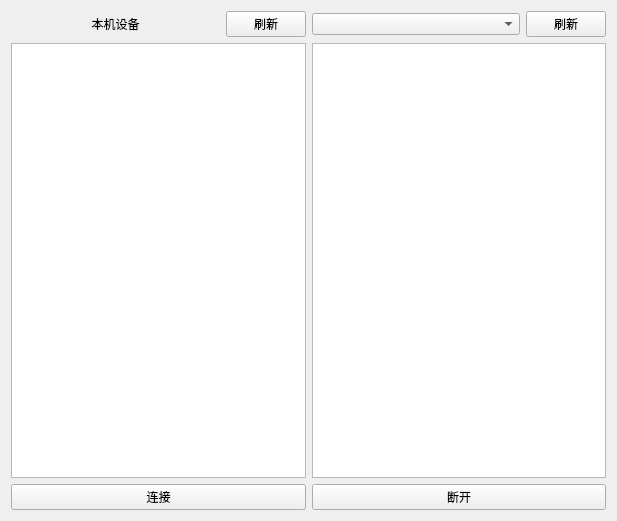
<?xml version="1.0" encoding="UTF-8"?>
<ui version="4.0">
 <class>XuiConsoleBall</class>
 <widget class="QWidget" name="XuiConsoleBall">
  <property name="geometry">
   <rect>
    <x>0</x>
    <y>0</y>
    <width>617</width>
    <height>521</height>
   </rect>
  </property>
  <property name="windowTitle">
   <string>Form</string>
  </property>
  <layout class="QGridLayout" name="gridLayout">
   <item row="1" column="0" colspan="2">
    <widget class="QListWidget" name="listWidget"/>
   </item>
   <item row="0" column="1">
    <widget class="QPushButton" name="pushButton">
     <property name="sizePolicy">
      <sizepolicy hsizetype="Fixed" vsizetype="Fixed">
       <horstretch>0</horstretch>
       <verstretch>0</verstretch>
      </sizepolicy>
     </property>
     <property name="text">
      <string>刷新</string>
     </property>
    </widget>
   </item>
   <item row="0" column="4">
    <widget class="QPushButton" name="pushButton_2">
     <property name="sizePolicy">
      <sizepolicy hsizetype="Fixed" vsizetype="Fixed">
       <horstretch>0</horstretch>
       <verstretch>0</verstretch>
      </sizepolicy>
     </property>
     <property name="text">
      <string>刷新</string>
     </property>
    </widget>
   </item>
   <item row="1" column="3" colspan="2">
    <widget class="QListWidget" name="listWidget_2"/>
   </item>
   <item row="0" column="3">
    <widget class="QComboBox" name="comboBox"/>
   </item>
   <item row="0" column="0">
    <widget class="QLabel" name="label">
     <property name="enabled">
      <bool>true</bool>
     </property>
     <property name="text">
      <string>本机设备</string>
     </property>
     <property name="alignment">
      <set>Qt::AlignCenter</set>
     </property>
    </widget>
   </item>
   <item row="2" column="0" colspan="2">
    <widget class="QPushButton" name="pushButton_connect">
     <property name="text">
      <string>连接</string>
     </property>
    </widget>
   </item>
   <item row="2" column="3" colspan="2">
    <widget class="QPushButton" name="pushButton_disconnect">
     <property name="text">
      <string>断开</string>
     </property>
    </widget>
   </item>
  </layout>
 </widget>
 <resources/>
 <connections/>
</ui>
